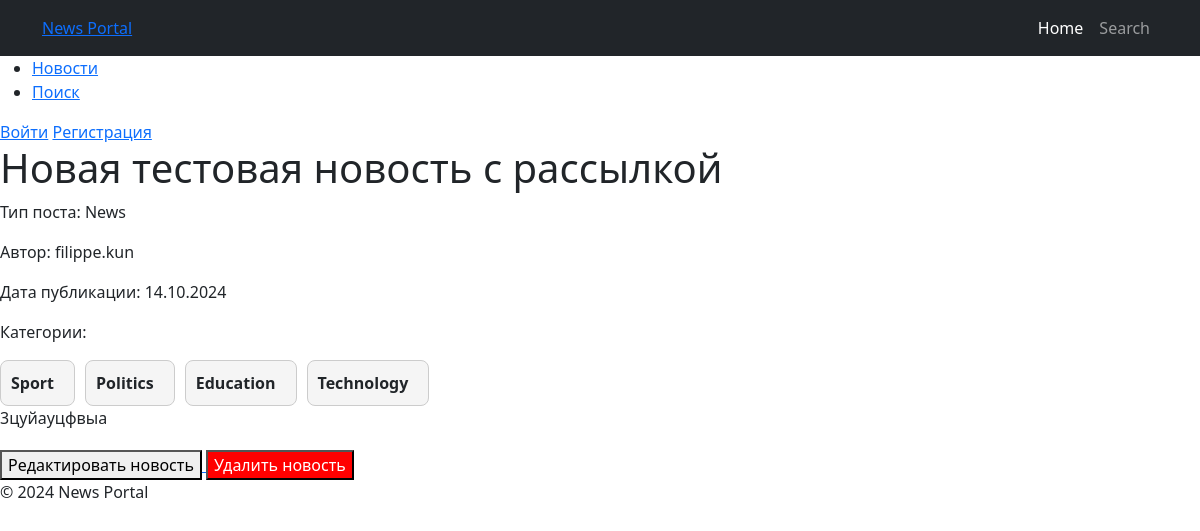
/posts/13/, run on the app's committed database.
### news/models.py (models this page shows, shortened)
class Post(models.Model):
    ARTICLE = 'AR'
    NEWS = 'NW'
    POST_TYPE_CHOICES = [
        (ARTICLE, 'Article'),
        (NEWS, 'News'),
    ]
    author = models.ForeignKey(Author, on_delete=models.CASCADE)
    post_type = models.CharField(max_length=2, choices=POST_TYPE_CHOICES, default=ARTICLE)
    date_created = models.DateTimeField(auto_now_add=True)
    categories = models.ManyToManyField(Category, through='PostCategory')
    title = models.CharField(max_length=255)
    text = models.TextField()
    rating = models.IntegerField(default=0)

class Author(models.Model):
    user = models.OneToOneField(User, on_delete=models.CASCADE)
    rating = models.IntegerField(default=0)

class Category(models.Model):
    name = models.CharField(max_length=255, unique=True)
    subscribers = models.ManyToManyField(User, related_name='subscribed_categories')

### news/views.py (the view)
# urls.py: path('posts/<int:pk>/', PostDetailView.as_view(), name='post_detail'),
class PostDetailView(DetailView):
    model = Post
    template_name = 'post_detail.html'
    context_object_name = 'post'

### news/context_processors.py (called while the page is built)
def is_author(request):
    if request.user.is_authenticated:
        return {'is_author': request.user.groups.filter(name='authors').exists()}
    return {'is_author': False}

### news/templatetags/censor.py (called while the page is built)
@register.filter(name='censor')
def censor(value):
    words = value.split()
    censored_text = []
    for word in words:
        clean_word = word.strip('.,!?')  # Убираем знаки препинания для проверки слова
        if clean_word.lower() in BAD_WORDS:
            censored_word = clean_word[0] + '*' * (len(clean_word) - 1)
            censored_text.append(word.replace(clean_word, censored_word))  # Восстанавливаем знаки препинания
        else:
            censored_text.append(word)
    return ' '.join(censored_text)

### templates/post_detail.html (shortened to what this page needs)
{% extends "default.html" %}
{% load censor %}
{% block content %}
  <h1>{{ post.title|censor}}</h1>
  <p>Тип поста: {{ post.get_post_type_display }}</p>
  <p>Автор: {{ post.author.user.username }}</p>
  <p>Дата публикации: {{ post.date_created|date:"d.m.Y" }}</p>
  <p>Категории:</p>
  <div class="categories-container">
  {% for category in post.categories.all %}
    <div class="category-block">
      <span class="category-name">{{ category.name }}</span>
    </div>
  {% endfor %}
</div>
  <p>{{ post.text|censor }}</p>
  <div style="margin-top: 20px;">
    {% if post.post_type == 'NW' %}
      <a href="{% url 'news_edit' post.pk %}">
        <button type="button">Редактировать новость</button>
      </a>
    {% elif post.post_type == 'AR' %}
      <a href="{% url 'article_edit' post.pk %}">
        <button type="button">Редактировать статью</button>
      </a>
    {% endif %}
    {% if post.post_type == 'NW' %}
      <a href="{% url 'news_delete' post.pk %}">
        <button type="button" style="background-color: red; color: white;">Удалить новость</button>
      </a>
    {% elif post.post_type == 'AR' %}
      <a href="{% url 'article_delete' post.pk %}">
        <button type="button" style="background-color: red; color: white;">Удалить статью</button>
      </a>
    {% endif %}
  </div>
{% endblock %}

### data on the page
Post: title|censor "Новая тестовая новость с рассылкой", post_type "News", author.user.username "filippe.kun", date_created "14.10.2024", text|censor "3цуйауцфвыа"
Category: name "Sport"
Category: name "Politics"
Category: name "Education"
Category: name "Technology"
